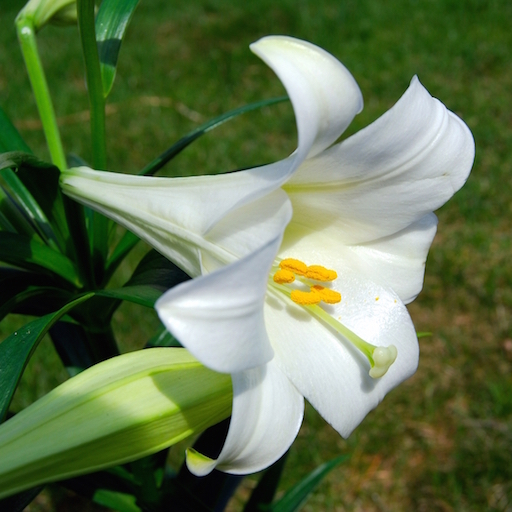
#> input picture aid1812/ml_data/lily.jpg, 512 x 512 px
$ python demo05_pic.py   (older library calls are emulated)
#> lines starting #> are read from the running program, lines starting #| are printed output that depends on the picture
"""
demo05_pic.py  图像量化
1. 读取图片灰度图像 把每个像素的亮度值整理进入训练集x。 512*512
2. 把x带入KMeans模型，4个聚类划分，得到聚类中心的值。
3. 对原图片进行处理，修改每个像素的亮度值为最接近的聚类中心值。
4. 图像量化处理结束， 绘制图片。
"""
import numpy as np
import matplotlib.pyplot as mp
import scipy.misc as sm
import scipy.ndimage as sn
import sklearn.cluster as sc

img=sm.imread('../ml_data/lily.jpg',True)
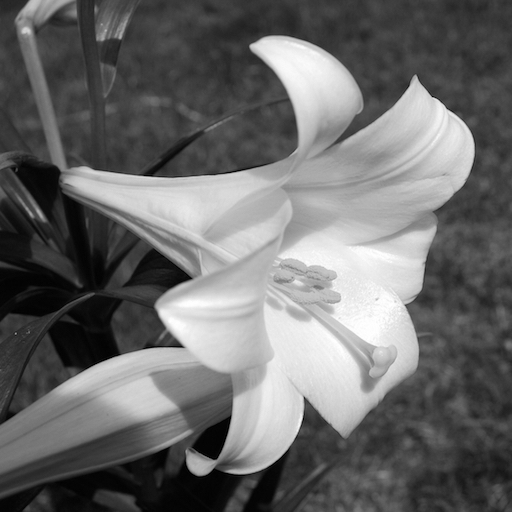
#> img: shape (512, 512) float32; min 0, max 255, mean 106.7
print(img.shape)
#| (512, 512)
x = img.reshape(-1, 1)
print(x.shape)
#| (262144, 1)
model = sc.KMeans(n_clusters=4)
model.fit(x)
# 返回类别标签
y = model.labels_
centers = model.cluster_centers_.ravel()
print(y,y[:50],y.shape,end='\n')
print(centers)
# 使用掩码完成量化操作
img2 = centers[y].reshape(img.shape)

mp.figure('Image Quant', facecolor='lightgray')
mp.subplot(121)
mp.xticks([])
mp.yticks([])
mp.imshow(img, cmap='gray')
mp.subplot(122)
mp.xticks([])
mp.yticks([])
mp.imshow(img2, cmap='gray')
mp.tight_layout()
mp.show()
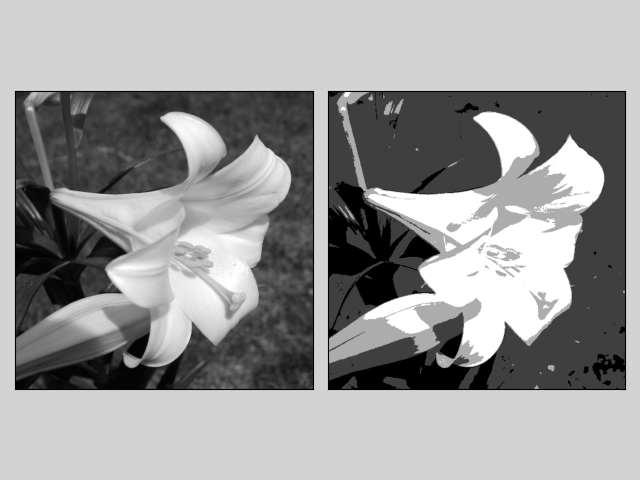
#> figure drawn by matplotlib, 2 panels

$ run again, with aid1812/ml_data/deformed.jpg copied over aid1812/ml_data/lily.jpg
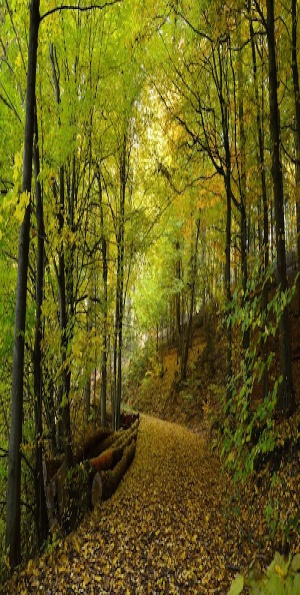
#> input picture aid1812/ml_data/deformed.jpg, 300 x 595 px
#> `img=sm.imread('../ml_data/lily.jpg',True)`:
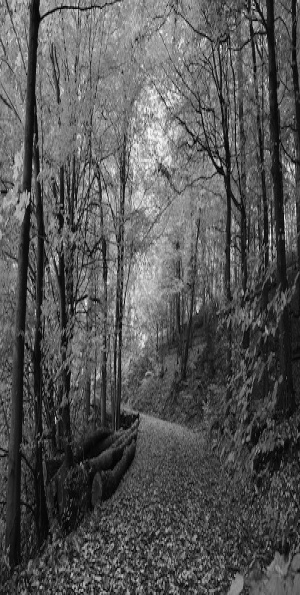
#> img: shape (595, 300) float32; min 0.897, max 250.8, mean 86.2
#| (595, 300)
#| (178500, 1)
#> `mp.show()`:
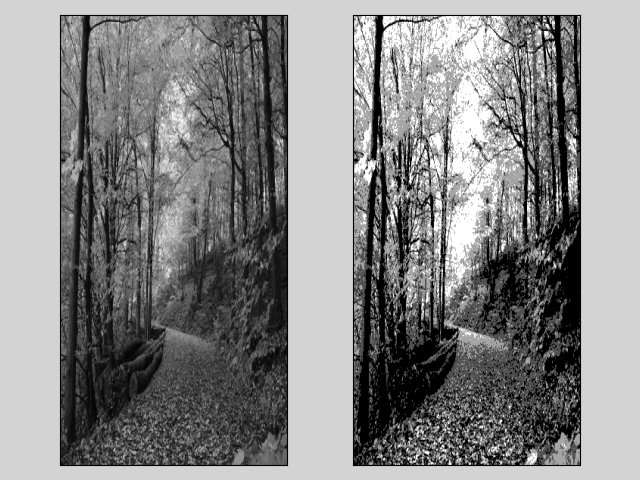
#> figure drawn by matplotlib, 2 panels
